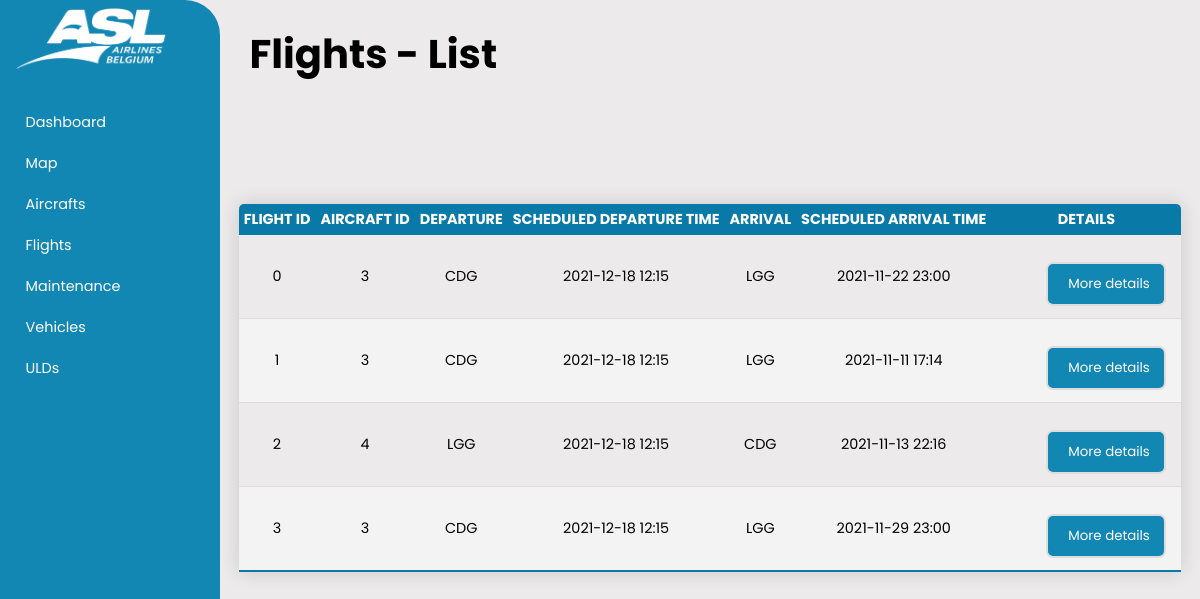
The app's page /project/see_all/flights.see_all.php with its own data.
### tables this page shows
CREATE TABLE IF NOT EXISTS `flight` (
  `id` int(11) NOT NULL,
  `id_aircraft` int(11) NOT NULL,
  `airport_departure` varchar(3) NOT NULL,
  `airport_arrival` varchar(3) NOT NULL,
  `scheduled_departure_time` timestamp NOT NULL DEFAULT CURRENT_TIMESTAMP ON UPDATE CURRENT_TIMESTAMP,
  `observed_departure_time` timestamp NULL DEFAULT NULL,
  `scheduled_arrival_time` timestamp NULL DEFAULT NULL,
  `observed_arrival_time` timestamp NULL DEFAULT NULL,
  `id_gate` varchar(255) NOT NULL,
  `load_plan` int(11) NOT NULL,
  PRIMARY KEY (`id`),
  KEY `airport_departure` (`airport_departure`),
  KEY `airport_arrival` (`airport_arrival`),
  KEY `id_aircraft` (`id_aircraft`),
  KEY `id_gate` (`id_gate`)
);

### project/see_all/flights.see_all.php (the view)
<?php
    include_once("../add_ons/header.php");
    include("../includes/dbconn.inc.php");
    include("../add_ons/sidebar.php");
?>
<div class="main-content">
    <h1>Flights - List</h1>
        <section class="Flight">
            <table class="content-table center">
                <thead>
                    <tr>
                        <th>Flight id</th>
                        <th>Aircraft id</th>
                        <th>Departure</th>
                        <th>Scheduled departure time</th>
                        <th>Arrival</th>
                        <th>Scheduled arrival time</th>
                        <th>Details</th>
                    </tr>
                </thead>
                <tbody>
                <?php
                    if( isset($_GET['select-search']) && isset($_GET['contain-search']) ){
                        $select_search = $_GET['select-search'];
                        $contain = $_GET['contain-search'];
                        $sql = "SELECT * FROM `flight` WHERE `$select_search` like '%$contain%'";
                    } else {
                        $sql ="SELECT * FROM `flight`";
                    }
                    $result = mysqli_query($conn, $sql);
                    $nb_rows = mysqli_num_rows($result);
                    $flights = "<form action='../includes/flights.inc.php' method='post'>";
                    if ($nb_rows>0){
                        while ($row = mysqli_fetch_assoc($result)){
                            $id = $row['id'];
                            $flights   .= "<tr>";
                            $flights .= "<td>".$row['id']."</td>";
                            $flights .= "<td>".$row['id_aircraft']."</td>";
                            $IATA = $row['airport_departure'];
                            $flights .= "<td>".$IATA."</td>";
                            $flight_date_d = $row['scheduled_departure_time'];
                            $flight_date_d_new_format = date('Y-m-d H:i', strtotime($flight_date_d));
                            $flights .= "<td>".$flight_date_d_new_format."</td>";
                            $IATA = $row['airport_arrival'];
                            $flights .= "<td>".$IATA."</td>";
                            $flight_date_a = $row['scheduled_arrival_time'];
                            $flight_date_a_new_format = date('Y-m-d H:i', strtotime($flight_date_a));
                            $flights .= "<td>".$flight_date_a_new_format."</td>";
                            $flights .= "<td>
                                        <form method='post' action='/project/includes/flights.inc.php' display: inline>
                                        <button class='ADD-button' type='submit' name='details-button' value=$id>
                                        More details
                                        </button>
                                        </form>
                                    </td>";
                            $flights .= "<br>";
                            $flights .= "</tr>";
                        }
                    }
                    $flights .= "</form>";
                    echo $flights;
                ?>
            </tbody>
        </table>
    </section>
</div>
<?php
    include_once("../add_ons/footer.php");
?>

### project/style.css (style rules this page uses)
:root { --main-color: #1387b4; --color-dark: #1D2231; --background_color: #eceaea; --clr-inprogress: #f0ff6bd0; --clr-notyetstarted: #81d4fad8; --clr-warning: #f51e1ec5; --clr-completed: #17f303b9; }
* { font-family: 'Poppins', sans-serif; margin: 0; padding: 0; text-decoration: none; list-style-type: none; box-sizing: border-box; }
body { background-color: var(--background_color); }
.main-content { position: relative; height: 100%; margin-top: 2%; margin-left: 220px; transition: margin-left 500ms; background: var(--background_color); }
.main-content h1 { margin-left:3%; font-size: 2.5em; }
.content-table { border-collapse: collapse; border-spacing: 50px 0; margin-top: 2%; font-size: 0.9em; min-width: 400px; border-radius: 5px 5px 0 0 ; overflow: hidden; box-shadow: 0 0 20px rgba(0, 0, 0, 0.15); table-layout: auto; width: 60%; position: relative; margin-left: 2%; }
.center { margin-left: auto; margin-right: auto; }
.content-table th { position: sticky; top : 0; text-align: center; text-transform: uppercase; padding: 5px; }
.content-table thead tr { background-color: #097aa7; color: #ffffff; text-align: center; font-weight: bold; white-space: nowrap; }
.content-table td { padding: 12px 15px; white-space: nowrap; text-align: center; }
.content-table tbody tr { border-bottom: 1px solid #dddddd ; }
.content-table tbody tr:nth-of-type(even) { background-color: #f3f3f3; }
.content-table tbody tr:last-of-type { border-bottom: 2px solid #097aa7; }
.form-search button, .SEE_ALL-button, .ADD-button { padding: 10px 20px; background-color: var(--main-color); border: 2px solid #ddd; color: white; cursor: pointer; border-radius: 7px; margin-left: 1.5%; width: 120px; }
.SEE_ALL-button, .ADD-button { padding: 10px 20px; background-color: var(--main-color); border: 2px solid #ddd; color: white; cursor: pointer; border-radius: 7px; margin-left: 40px; margin-top: 15px; width: 120px; }

### records on screen
flight: id "0", id_aircraft "3", airport_departure "CDG", scheduled_departure_time "2021-12-18 12:15", airport_arrival "LGG", scheduled_arrival_time "2021-11-22 23:00"
flight: id "1", id_aircraft "3", airport_departure "CDG", scheduled_departure_time "2021-12-18 12:15", airport_arrival "LGG", scheduled_arrival_time "2021-11-11 17:14"
flight: id "2", id_aircraft "4", airport_departure "LGG", scheduled_departure_time "2021-12-18 12:15", airport_arrival "CDG", scheduled_arrival_time "2021-11-13 22:16"
flight: id "3", id_aircraft "3", airport_departure "CDG", scheduled_departure_time "2021-12-18 12:15", airport_arrival "LGG", scheduled_arrival_time "2021-11-29 23:00"
